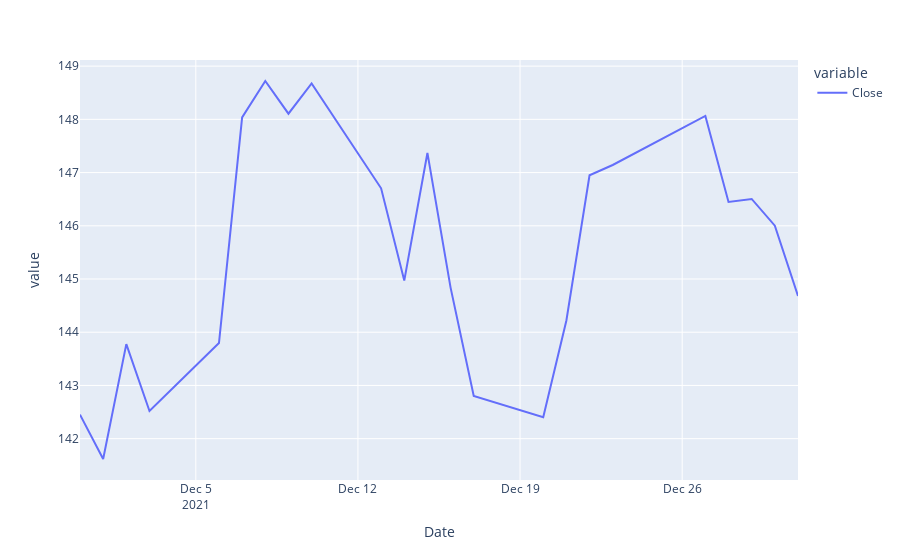

This figure's notebook cell:
### Code cell
pd.options.plotting.backend = "plotly"
Google_test.plot(y=['Close'])

### Figure 1 — Plotly figure (JSON) as saved in the notebook; plotly's stock layout.template omitted (floating-point values rounded to 4 significant figures)
{"data": [{"hovertemplate": "variable=Close<br>Date=%{x}<br>value=%{y}<extra></extra>", "legendgroup": "Close", "line": {"color": "#636efa", "dash": "solid"}, "marker": {"symbol": "circle"}, "mode": "lines", "name": "Close", "orientation": "v", "showlegend": true, "type": "scatter", "x": ["2021-11-30T00:00:00", "2021-12-01T00:00:00", "2021-12-02T00:00:00", "2021-12-03T00:00:00", "2021-12-06T00:00:00", "2021-12-07T00:00:00", "2021-12-08T00:00:00", "2021-12-09T00:00:00", "2021-12-10T00:00:00", "2021-12-13T00:00:00", "2021-12-14T00:00:00", "2021-12-15T00:00:00", "2021-12-16T00:00:00", "2021-12-17T00:00:00", "2021-12-20T00:00:00", "2021-12-21T00:00:00", "2021-12-22T00:00:00", "2021-12-23T00:00:00", "2021-12-27T00:00:00", "2021-12-28T00:00:00", "2021-12-29T00:00:00", "2021-12-30T00:00:00", "2021-12-31T00:00:00"], "xaxis": "x", "y": [142.5, 141.6, 143.8, 142.5, 143.8, 148.0, 148.7, 148.1, 148.7, 146.7, 145.0, 147.4, 144.8, 142.8, 142.4, 144.2, 146.9, 147.1, 148.1, 146.4, 146.5, 146.0, 144.7], "yaxis": "y"}], "layout": {"legend": {"title": {"text": "variable"}, "tracegroupgap": 0}, "margin": {"t": 60}, "xaxis": {"anchor": "y", "domain": [0, 1], "title": {"text": "Date"}}, "yaxis": {"anchor": "x", "domain": [0, 1], "title": {"text": "value"}}}}
